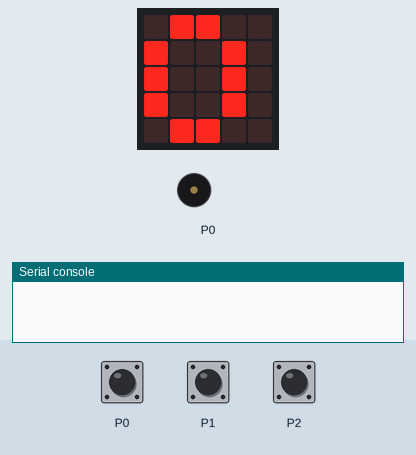
Recording of a program running on a simulated BBC micro:bit running MicroPython. Shown: the board's 5×5 LED display, buzzer (waves = sounding), the last lines printed to the serial console. The test bench sets the inputs (shaded band); at power-on: P2 HIGH, P0 HIGH, P1 HIGH.

Above: at 1.2 s.
1.3 s: P2 pulled LOW for 0.15 s
At 1.31 s:
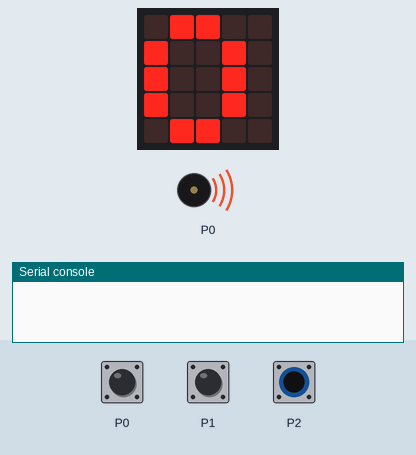
2.9 s: P0 pulled LOW for 0.15 s
At 3.7 s:
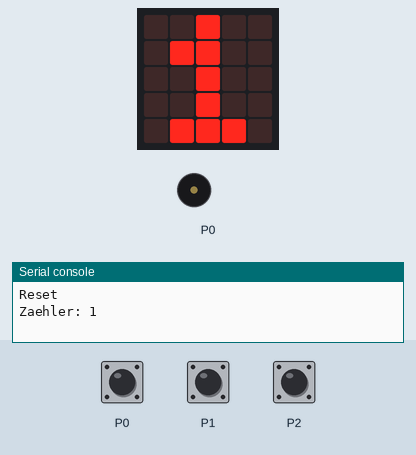
4.5 s: P0 pulled LOW for 1 s
At 4.9 s:
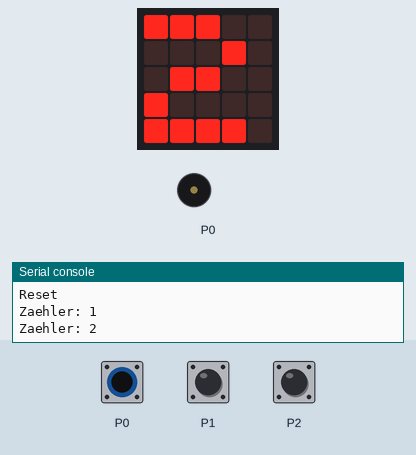
7.0 s: P2 pulled LOW for 1 s
At 7.01 s:
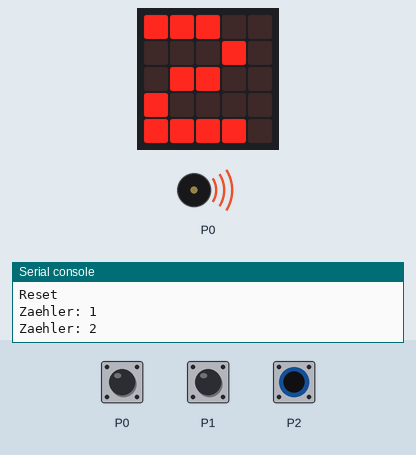
Timing chart, 0 to 10.0 s (numbered marks = the images above; inputs shaded):
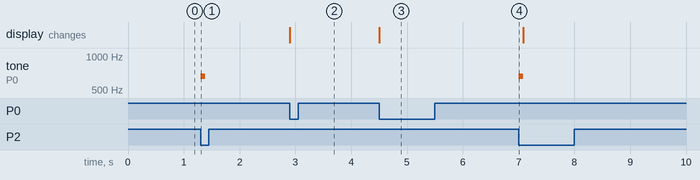

The program:

main.py
```python
# Sample: drehen-und-druck  (EC11 Rotary Encoder mit Push)
# Board:   BBC micro:bit V2.2
# Sprache: MicroPython
#
# Ziel: Drehen aendert einen Zaehler (0..9, LED-Matrix zeigt die Ziffer).
#       Auf den Knopf druecken -> Zaehler zurueck auf 0 + kurzer Ton.
#
# --------------------------------------------------------------------------
# Verkabelung (EC11, Standard-Bauform)
# --------------------------------------------------------------------------
#   Encoder-Seite (3 Pins):
#     Pin A  (CLK)  ->  P0
#     Pin C  (COM)  ->  GND      (mittlerer Pin)
#     Pin B  (DT)   ->  P1
#
#   Taster-Seite (2 Pins):
#     SW 1          ->  P2
#     SW 2          ->  GND
#
#   Interne Pull-ups fuer P0, P1 und P2 werden per Code aktiviert.
#     - Knopf losgelassen:  P2 = 1
#     - Knopf gedrueckt:     P2 = 0
#   Hinweis: Pin A (CLK) und Pin B (DT) sind gleichwertig / je nach Encoder
#            anders beschriftet. Vertauschen dreht nur die Zaehlrichtung um.
#            Dreht der Zaehler falsch herum -> P0 und P1 tauschen.
# --------------------------------------------------------------------------

from microbit import *
import music

pin0.set_pull(pin0.PULL_UP)   # CLK
pin1.set_pull(pin1.PULL_UP)   # DT
pin2.set_pull(pin2.PULL_UP)   # SW (Taster im Knopf)

zaehler = 0
letzter_clk = pin0.read_digital()
war_gedrueckt = False

display.show(str(zaehler))

while True:
    # ----- Drehen auswerten -----
    clk = pin0.read_digital()
    if clk != letzter_clk and clk == 0:
        if pin1.read_digital() == 1:
            zaehler = zaehler + 1
        else:
            zaehler = zaehler - 1
        zaehler = max(0, min(9, zaehler))
        display.show(str(zaehler))
        print("Zaehler:", zaehler)
    letzter_clk = clk

    # ----- Druck auswerten (Flanke) -----
    gedrueckt = (pin2.read_digital() == 0)
    if gedrueckt and not war_gedrueckt:
        zaehler = 0
        music.pitch(660, 80, pin=None)
        display.show(str(zaehler))
        print("Reset")
    war_gedrueckt = gedrueckt

    sleep(1)
```

Measured:
- after the input at 1.3 s, tone on P0: silent → 660 Hz at once, → silent 0.08 s later
- after the input at 2.9 s, the display: changes at once (image 2)
- after the input at 4.5 s, the display: changes at once (image 3)
- after the input at 7.0 s, tone on P0: silent → 660 Hz at once, → silent 0.08 s later
